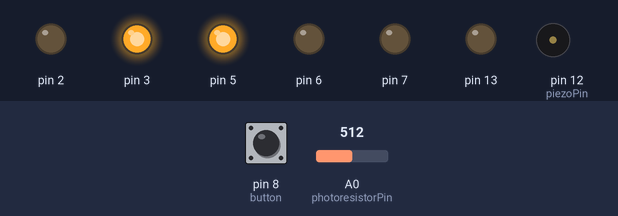
Bench run of a sketch on a simulated Arduino Uno, built with avr-gcc and run on an emulated ATmega328P. On the bench: output pins drawn as LEDs (lit = HIGH), buzzer (waves = sounding). Dashed ring = blinking. The inputs (shaded band) are chosen by the test bench; at power-on: A0 (photoresistorPin) = 512, pin 8 (button) LOW.

Above: at 6.2 s.
6.3 s: A0 (photoresistorPin) set to 501
At 6.7 s:
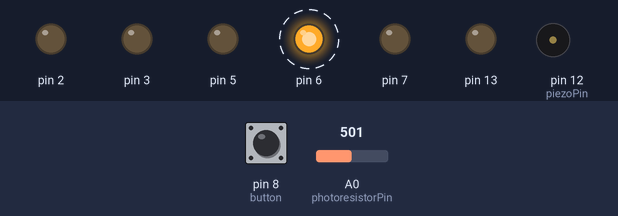
9.3 s: A0 (photoresistorPin) set to 716
At 9.7 s:
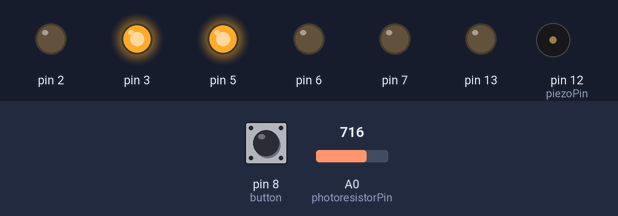
10.8 s: pin 8 (button) pulled HIGH for 0.15 s
At 12.0 s:
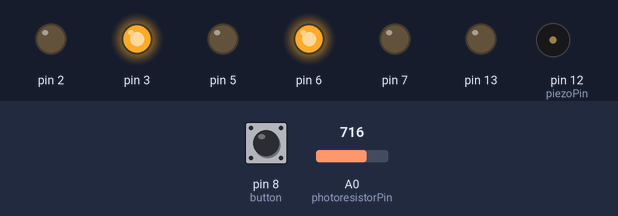
22.9 s: A0 (photoresistorPin) set to 511
At 25.7 s:
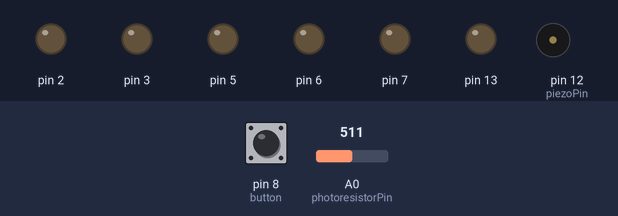
25.9 s: A0 (photoresistorPin) set to 900
At 27.8 s:
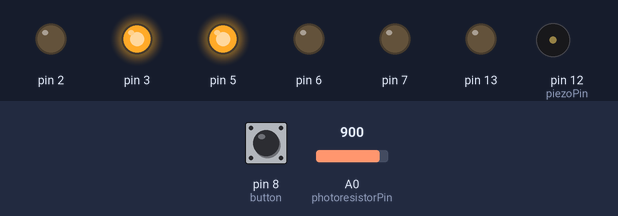
28.3 s: A0 (photoresistorPin) set to 306
At 28.7 s:
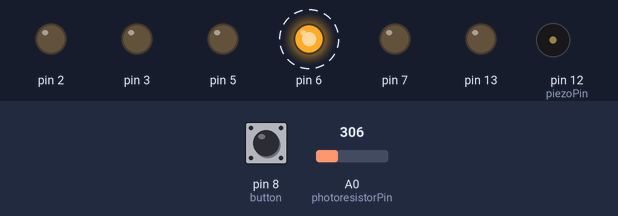
Timing chart, 0 to 32.3 s (numbered marks = the images above; inputs shaded):
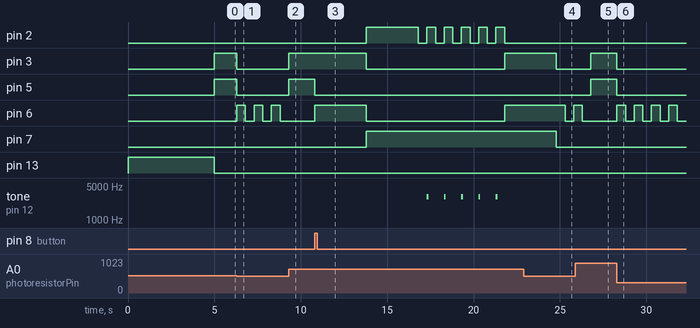

The sketch:

Traffic_Lights.ino
```cpp
/**
 *  Traffic Lights is a simulated traffic lights system.
 *  Two traffic lights, one for vehicles and one for
 *  pedestrians, are illustrated with LEDs. There are two
 *  buttons used in this program. When either is pressed,
 *  the "change lights" sequence begins, stopping vehicles
 *  and allowing pedestrians to cross the road.
 *
 *  When the changing lights sequence is nearing its end,
 *  the green light of the pedestrian traffic light blinks
 *  as well a short beep sound is played to warn pedestrians
 *  the time is nearly over for crossing.
 *
 *  When it is dark, the traffic lights system is inactive.
 *  This is illustrated by the yellow light on the vehicle
 *  traffic light blinking. Darkness is measured with a
 *  photoresistor that has to be calibrated upon start.
 *
 *  Author: Børre A. Opedal Lunde
 *  Date created (yyyy/mm/dd): 2019/05/09
 *  Date updated (yyyy/mm/dd): 2019/05/09
 */

// Led.h and Button.h libraries are included in the project.
#include <Led.h>
#include <Button.h>

// HIGH and LOW is redefined ON and OFF to create
// an easier understanding of the code when read.
// This is used particularly when turning a light
// (LED) on or off.
#define ON HIGH
#define OFF LOW

// The light emitting diodes of the vehicle and pedestrian traffic lights.
Led vehicleTrafficLightGreenLed(5), vehicleTrafficLightYellowLed(6), vehicleTrafficLightRedLed(7),
    pedestrianTrafficLightGreenLed(2), pedestrianTrafficLightRedLed(3);

// On-board Arduino Uno light emitting diode used to signal calibration of photoresistor.
Led internalLed(13);

// The traffic light button is in reality two buttons that
// work as one in the program. This is because the button is
// in practice on either side of the road, controlling the
// same traffic light system.
Button button(8);

const char photoresistorPin = A0; // the analog pin the photoresistor element is connected to.
int photoresistorValue;           // the analog value of the photoresistor.
int photoresistorHigh = 0;        // high value, used for calibration of the photoresistor.
int photoresistorLow = 1023;      // low value, used for calibration of the photoresistor.

const int blinkInterval = 500;  // interval in milliseconds used when blinking lights.

const char piezoPin = 12;  // the digital pin the piezo element is connected to.

// Functions memberfield.
void calibratePhotoresistor();
void playTone(long duration);
boolean isDark();
void changeLights();

/**
 * Calibrates the photoresistor, setting highest and lowest values.
 * To calibrate, move your hand up and down over the photoresistor.
 * This changes the amount of light that reaches it. Its high
 * and low values are calibrated accordingly.
 */
void calibratePhotoresistor() {
  internalLed.setState(ON);  // the internal LED is turned on to signal the calibration is active.
  // Calibration lasts 5 seconds.
  while (millis() < 5000) {
    photoresistorValue = analogRead(photoresistorPin);  // the photoresistor value is updated in real time.
    // High and low photoresistor values are stored in variables, only updated if they are higher or lower than before.
    photoresistorHigh = photoresistorValue > photoresistorHigh ? photoresistorValue : photoresistorHigh;
    photoresistorLow  = photoresistorValue < photoresistorLow  ? photoresistorValue : photoresistorLow;
  }
  internalLed.setState(OFF);  // the internal LED is turned off to signal the calibration is inactive.
}

/**
 * Plays a tone on the piezo element.
 * @param  duration
 *         duration the piezo element plays
 *         the tone in milliseconds.
 */
void playTone(long duration) {
  const int pitch = 3000;
  tone(piezoPin, pitch, duration);
}

/**
 * Returns true if the photoresistor is held over.
 */
boolean isDark() {
  // The calibrated high and low values of the photoresistor
  // is used to measure what is considered dark.
  return analogRead(photoresistorPin) < (photoresistorHigh + photoresistorLow) / 2;
}

/**
 * "Change lights" sequence.
 * Allows a pedestrian to cross the road. The vehicle
 * traffic light turns red and the pedestrian traffic
 * light turns green. Afterwards it returns to the
 * default state.
 */
void changeLights() {
  // Vehicle traffic light:
  // green off, yellow on
  vehicleTrafficLightGreenLed.setState(OFF);
  vehicleTrafficLightYellowLed.setState(ON);

  delay(3000); // Wait 3 seconds.

  // Vehicle traffic light:
  // yellow off, red on
  vehicleTrafficLightYellowLed.setState(OFF);
  vehicleTrafficLightRedLed.setState(ON);

  // Pedestrian traffic light:
  // red off, green on
  pedestrianTrafficLightRedLed.setState(OFF);
  pedestrianTrafficLightGreenLed.setState(ON);

  delay(3000); // Wait 3 seconds.

  // Pedestrian traffic light:
  // Blink green on/off 5 times.
  for (int i = 0; i < 5; i++) {
    pedestrianTrafficLightGreenLed.setState(OFF);
    delay(blinkInterval);  // Wait 0.5 seconds.
    pedestrianTrafficLightGreenLed.setState(ON);
    playTone(100);         // Play short (100 ms) beep sound.
    delay(blinkInterval);  // Wait 0.5 seconds.
  }

  // Pedestrian traffic light:
  // green off, red on
  pedestrianTrafficLightGreenLed.setState(OFF);
  pedestrianTrafficLightRedLed.setState(ON);

  // Vehicle traffic light:
  // yellow on
  vehicleTrafficLightYellowLed.setState(ON);

  delay(3000); // Wait 3 seconds.

  // Vehicle traffic light:
  // red off, yellow off, green on
  vehicleTrafficLightRedLed.setState(OFF);
  vehicleTrafficLightYellowLed.setState(OFF);
  vehicleTrafficLightGreenLed.setState(ON);
}

/**
 * Setup is run once the program starts.
 */
void setup() {
  // Calibrates the photoresistor so that it is
  // possible to measure when it is light and dark.
  // Calibration takes 5 seconds.
  calibratePhotoresistor();
}

/**
 * Loop runs over and over once setup is complete.
 */
void loop() {
  // If it is dark, the yellow light on the vehicle
  // traffic light blinks on and off. All other
  // lights are turned off.
  if (isDark()) {
    // Turns off other lights of both traffic lights.
    vehicleTrafficLightRedLed.setState(OFF);
    vehicleTrafficLightGreenLed.setState(OFF);
    pedestrianTrafficLightRedLed.setState(OFF);
    pedestrianTrafficLightGreenLed.setState(OFF);

    // Blinking the yellow lights.
    vehicleTrafficLightYellowLed.setState(ON);
    delay(blinkInterval); // Wait 0.5 seconds.
    vehicleTrafficLightYellowLed.setState(OFF);
    delay(blinkInterval); // Wait 0.5 seconds.
    return;
  }

  // The default state is active because it is not dark.
  // Vehicle traffic light: green on
  // Pedestrian traffic light: red on
  vehicleTrafficLightGreenLed.setState(ON);
  pedestrianTrafficLightRedLed.setState(ON);

  // Updates the button so it is possible to test
  // if it's pressed or has switched state.
  button.update();

  // Starts the "change lights" sequence if the button is pressed.
  // No matter how long the button is pressed, only one press is
  // registered.
  if (button.isPressed() && button.hasSwitchedState()) {
    changeLights();
  }
}
```

Measured:
- the behaviour switches between 512 and 511 on A0 (photoresistorPin) (found by bisection; images 0 and 1)
- after the input at 6.3 s, pin 3, pin 5: HIGH → LOW at once; pin 6: alternates HIGH for 0.50 s and LOW for 0.50 s, starting at once
- after the input at 9.3 s, pin 3, pin 5: LOW → HIGH at once; pin 6: stays LOW (without the input it goes to HIGH after 0.00 s)
- after the input at 10.8 s, pin 2: LOW → HIGH after 3.0 s, then repeats every 1.0 s: LOW 0.50 s, HIGH 0.50 s; pin 3: HIGH → LOW after 3.0 s, → HIGH 8.0 s later; pin 5: HIGH → LOW at once; pin 6: LOW → HIGH at once, → LOW 3.0 s later, → HIGH 8.0 s later; pin 7: LOW → HIGH after 3.0 s
- after the input at 22.9 s, pin 3: HIGH → LOW after 1.9 s; pin 5: stays LOW (without the input it goes to HIGH after 1.9 s); pin 6: HIGH → LOW after 2.4 s instead of 1.9 s
- after the input at 25.9 s, pin 3, pin 5: LOW → HIGH after 0.90 s; pin 6: goes on until 26.3 s, then stays LOW
- after the input at 28.3 s, pin 3, pin 5: HIGH → LOW at once; pin 6: alternates HIGH for 0.50 s and LOW for 0.50 s, starting at once
